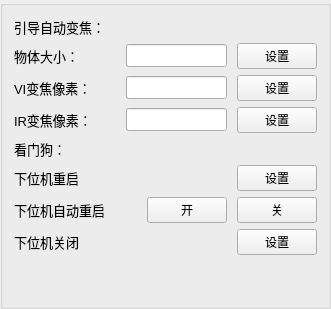
       <widget class="QGroupBox" name="groupBox">
        <property name="title">
         <string/>
        </property>
        <layout class="QVBoxLayout" name="verticalLayout_3" stretch="1,0,3">
         <item>
          <layout class="QVBoxLayout" name="verticalLayout">
           <item>
            <layout class="QHBoxLayout" name="horizontalLayout_67" stretch="0">
             <property name="spacing">
              <number>10</number>
             </property>
             <item>
              <widget class="QLabel" name="label_89">
               <property name="minimumSize">
                <size>
                 <width>50</width>
                 <height>0</height>
                </size>
               </property>
               <property name="font">
                <font>
                 <family>Arial</family>
                 <pointsize>10</pointsize>
                </font>
               </property>
               <property name="text">
                <string>引导自动变焦：</string>
               </property>
              </widget>
             </item>
            </layout>
           </item>
           <item>
            <layout class="QHBoxLayout" name="horizontalLayout_71" stretch="2,2,1">
             <property name="spacing">
              <number>10</number>
             </property>
             <item>
              <widget class="QLabel" name="label_94">
               <property name="minimumSize">
                <size>
                 <width>50</width>
                 <height>0</height>
                </size>
               </property>
               <property name="font">
                <font>
                 <family>Arial</family>
                 <pointsize>10</pointsize>
                </font>
               </property>
               <property name="text">
                <string>物体大小：</string>
               </property>
              </widget>
             </item>
             <item>
              <widget class="QLineEdit" name="txt_guidance_adaptive_size">
               <property name="font">
                <font>
                 <family>Arial</family>
                 <pointsize>10</pointsize>
                </font>
               </property>
               <property name="text">
                <string/>
               </property>
              </widget>
             </item>
             <item>
              <widget class="QPushButton" name="btn_guidance_adaptive_size">
               <property name="text">
                <string>设置</string>
               </property>
              </widget>
             </item>
            </layout>
           </item>
           <item>
            <layout class="QHBoxLayout" name="horizontalLayout_68" stretch="2,2,1">
             <property name="spacing">
              <number>10</number>
             </property>
             <item>
              <widget class="QLabel" name="label_90">
               <property name="minimumSize">
                <size>
                 <width>50</width>
                 <height>0</height>
                </size>
               </property>
               <property name="font">
                <font>
                 <family>Arial</family>
                 <pointsize>10</pointsize>
                </font>
               </property>
               <property name="text">
                <string>VI变焦像素：</string>
               </property>
              </widget>
             </item>
             <item>
              <widget class="QLineEdit" name="txt_guidance_adaptive_pixe_vi">
               <property name="font">
                <font>
                 <family>Arial</family>
                 <pointsize>10</pointsize>
                </font>
               </property>
               <property name="text">
                <string/>
               </property>
              </widget>
             </item>
             <item>
              <widget class="QPushButton" name="btn_guidance_adaptive_pixe_vi">
               <property name="text">
                <string>设置</string>
               </property>
              </widget>
             </item>
            </layout>
           </item>
           <item>
            <layout class="QHBoxLayout" name="horizontalLayout_70" stretch="2,2,1">
             <property name="spacing">
              <number>10</number>
             </property>
             <item>
              <widget class="QLabel" name="label_93">
               <property name="minimumSize">
                <size>
                 <width>50</width>
                 <height>0</height>
                </size>
               </property>
               <property name="font">
                <font>
                 <family>Arial</family>
                 <pointsize>10</pointsize>
                </font>
               </property>
               <property name="text">
                <string>IR变焦像素：</string>
               </property>
              </widget>
             </item>
             <item>
              <widget class="QLineEdit" name="txt_guidance_adaptive_pixe_ir">
               <property name="font">
                <font>
                 <family>Arial</family>
                 <pointsize>10</pointsize>
                </font>
               </property>
               <property name="text">
                <string/>
               </property>
              </widget>
             </item>
             <item>
              <widget class="QPushButton" name="btn_guidance_adaptive_pixe_ir">
               <property name="text">
                <string>设置</string>
               </property>
              </widget>
             </item>
            </layout>
           </item>
          </layout>
         </item>
         <item>
          <layout class="QVBoxLayout" name="verticalLayout_4">
           <item>
            <layout class="QHBoxLayout" name="horizontalLayout_69" stretch="0">
             <property name="spacing">
              <number>10</number>
             </property>
             <item>
              <widget class="QLabel" name="label_92">
               <property name="minimumSize">
                <size>
                 <width>50</width>
                 <height>0</height>
                </size>
               </property>
               <property name="font">
                <font>
                 <family>Arial</family>
                 <pointsize>10</pointsize>
                </font>
               </property>
               <property name="text">
                <string>看门狗：</string>
               </property>
              </widget>
             </item>
            </layout>
           </item>
           <item>
            <layout class="QHBoxLayout" name="horizontalLayout_72" stretch="2,2,1">
             <property name="spacing">
              <number>10</number>
             </property>
             <item>
              <widget class="QLabel" name="label_95">
               <property name="minimumSize">
                <size>
                 <width>50</width>
                 <height>0</height>
                </size>
               </property>
               <property name="font">
                <font>
                 <family>Arial</family>
                 <pointsize>10</pointsize>
                </font>
               </property>
               <property name="text">
                <string>下位机重启</string>
               </property>
              </widget>
             </item>
             <item>
              <spacer name="horizontalSpacer_2">
               <property name="orientation">
                <enum>Qt::Horizontal</enum>
               </property>
               <property name="sizeHint" stdset="0">
                <size>
                 <width>40</width>
                 <height>20</height>
                </size>
               </property>
              </spacer>
             </item>
             <item>
              <widget class="QPushButton" name="btn_watch_dog_reboot">
               <property name="text">
                <string>设置</string>
               </property>
              </widget>
             </item>
            </layout>
           </item>
           <item>
            <layout class="QHBoxLayout" name="horizontalLayout_73" stretch="2,1,1">
             <property name="spacing">
              <number>10</number>
             </property>
             <item>
              <widget class="QLabel" name="label_96">
               <property name="minimumSize">
                <size>
                 <width>50</width>
                 <height>0</height>
                </size>
               </property>
               <property name="font">
                <font>
                 <family>Arial</family>
                 <pointsize>10</pointsize>
                </font>
               </property>
               <property name="text">
                <string>下位机自动重启</string>
               </property>
              </widget>
             </item>
             <item>
              <widget class="QPushButton" name="btn_watch_dog_auto_reboot_start">
               <property name="text">
                <string>开</string>
               </property>
              </widget>
             </item>
             <item>
              <widget class="QPushButton" name="btn_watch_dog_auto_reboot_stop">
               <property name="text">
                <string>关</string>
               </property>
              </widget>
             </item>
            </layout>
           </item>
           <item>
            <layout class="QHBoxLayout" name="horizontalLayout_74" stretch="2,2,1">
             <property name="spacing">
              <number>10</number>
             </property>
             <item>
              <widget class="QLabel" name="label_97">
               <property name="minimumSize">
                <size>
                 <width>50</width>
                 <height>0</height>
                </size>
               </property>
               <property name="font">
                <font>
                 <family>Arial</family>
                 <pointsize>10</pointsize>
                </font>
               </property>
               <property name="text">
                <string>下位机关闭</string>
               </property>
              </widget>
             </item>
             <item>
              <spacer name="horizontalSpacer_3">
               <property name="orientation">
                <enum>Qt::Horizontal</enum>
               </property>
               <property name="sizeHint" stdset="0">
                <size>
                 <width>40</width>
                 <height>20</height>
                </size>
               </property>
              </spacer>
             </item>
             <item>
              <widget class="QPushButton" name="btn_watch_dog_stop">
               <property name="text">
                <string>设置</string>
               </property>
              </widget>
             </item>
            </layout>
           </item>
          </layout>
         </item>
         <item>
          <spacer name="verticalSpacer">
           <property name="orientation">
            <enum>Qt::Vertical</enum>
           </property>
           <property name="sizeHint" stdset="0">
            <size>
             <width>20</width>
             <height>40</height>
            </size>
           </property>
          </spacer>
         </item>
        </layout>
       </widget>
